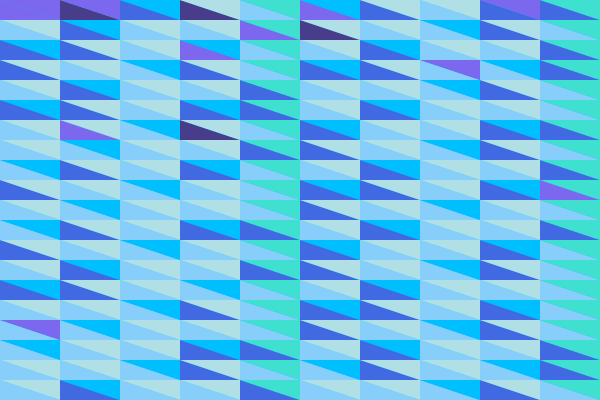
Frame 1 (no input)
Frame 60 (the mouse pressed at the canvas centre just before this capture): identical to frame 1, image omitted
Frame 120 (the mouse held since frame 60 and released just before this capture): identical to frame 1, image omitted

The Processing sketch that drew this single still picture (run headless with seeded random() and noise(); from frame 60 on, the mouse is pressed at the canvas centre):

// Processing sketch: BreakingGlass
// ── BreakingGlass.pde
final int WINDOW_WIDTH = 600;
final int WINDOW_HEIGHT = 400;

final float PIECES_OF_GLASS = (float) Math.pow(20, 2);
final float CUTOFF = sqrt(PIECES_OF_GLASS);


final float TRIANGLE_WIDTH = ((float) (WINDOW_WIDTH / CUTOFF) * 2);
final float TRIANGLE_HEIGHT = ((float) WINDOW_HEIGHT / CUTOFF);

float area = WINDOW_WIDTH * WINDOW_HEIGHT;
//float hypotenuse = sqrt((float) (Math.pow(WINDOW_WIDTH, 2) + Math.pow(WINDOW_HEIGHT, 2)));


boolean isPrime(int num) {
  boolean prime = true;
  if(num == 1) return false;
  for(int i = 2; i < num; i++)
    if (num % i == 0) prime = false;
  return prime;
}

boolean isMersennePrime(int num) {
  boolean mersennePrime = false;
  
  for(int i = 0; num >= Math.pow(2, i) - 1; i++) {
    if(Math.pow(2, i) - 1 == num) mersennePrime = true;
  }
  return (isPrime(num) && mersennePrime);
}

boolean isLucasNumber(int num) {
  boolean lucasNumber = false;
  
  int numInSeq = 2; // n - 2
  int numInSeqNew = 1; // n - 1
  
  if(num == 2 || num == 1) return true;
  
  for(int i = 0; i < num; i++) {
    if(i > 1) {
      int numInSeqTemp = numInSeqNew;
      numInSeqNew = numInSeq + numInSeqNew;
      numInSeq = numInSeqTemp;
      
      if(num == numInSeqNew) lucasNumber = true;
    }
  }
  
  return lucasNumber;
}

void setup() {
  size(600, 400);
}

void draw() {
  clear();
  
  float currentX = 0;
  float currentY = 0;
  
  background(#00bfff);
  
  for(int i = 1; i <= PIECES_OF_GLASS; i++) {
    noStroke();
    
    if(isMersennePrime(i)) {
      fill(#483d8b);
    } else if(isLucasNumber(i)) {
      fill(#7b68ee);
    } else if(isPrime(i)) {
      fill(#4169e1);
    } else if(i % 10 == 0) {
      fill(#40e0d0);
    } else if(i % 6 == 0) {
      fill(#00bfff);
    } else if(i % 2 == 0) {
      fill(#b0e0e6);
    } else if(i % 4 == 0) {
      fill(#87ceeb);
    } else {
      fill(#87cefa);
    }
    if(i % 2 == 0) {
      triangle(
        currentX, currentY, 
        currentX + TRIANGLE_WIDTH, currentY + TRIANGLE_HEIGHT,
        currentX + TRIANGLE_WIDTH, currentY
        );
      currentX += TRIANGLE_WIDTH;
    } else {
      triangle(
        currentX, currentY, 
        currentX, currentY + TRIANGLE_HEIGHT,
        currentX + TRIANGLE_WIDTH, currentY + TRIANGLE_HEIGHT
        );
    }
    
    if(i % CUTOFF == 0) {
      currentX = 0;
      currentY += TRIANGLE_HEIGHT;
    }
  }
}
